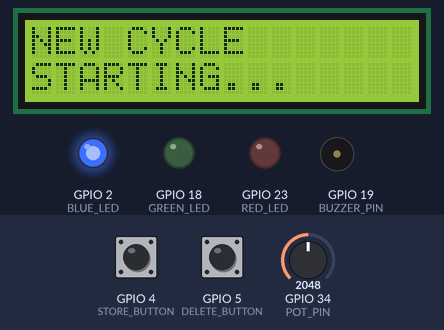
The sketch below on a simulated ESP32. Parts: 16×2 character LCD, output pins drawn as LEDs (lit = HIGH), buzzer (waves = sounding). The inputs (shaded band) are chosen by the test bench; at power-on: GPIO 4 (STORE_BUTTON) HIGH, GPIO 34 (POT_PIN) = 2048, GPIO 5 (DELETE_BUTTON) HIGH. A WiFi scan finds three made-up networks; EEPROM starts erased; nothing arrives over Bluetooth unless stated.

Above: at 4.3 s.
4.4 s: GPIO 4 (STORE_BUTTON) pulled LOW for 0.15 s
At 23.8 s:
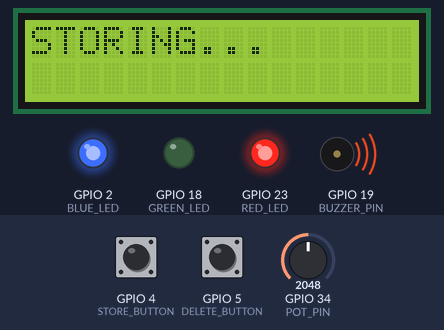
24.1 s: GPIO 34 (POT_PIN) set to 1948
45.2 s: GPIO 5 (DELETE_BUTTON) pulled LOW for 0.15 s
At 49.9 s:
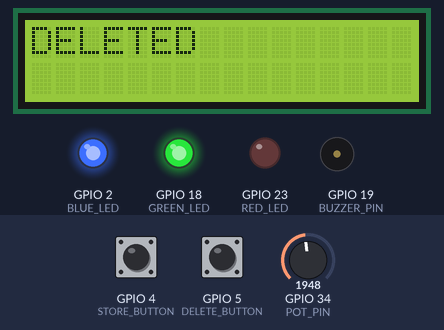
58.2 s: GPIO 5 (DELETE_BUTTON) pulled LOW for 1 s
At 71.4 s:
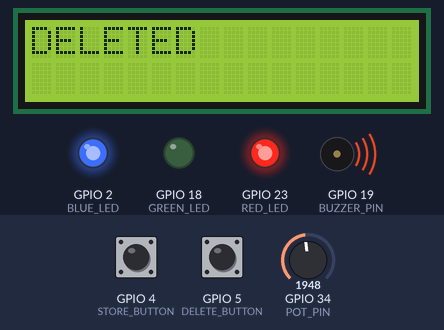
73.2 s: GPIO 4 (STORE_BUTTON) pulled LOW for 1 s
At 92.1 s:
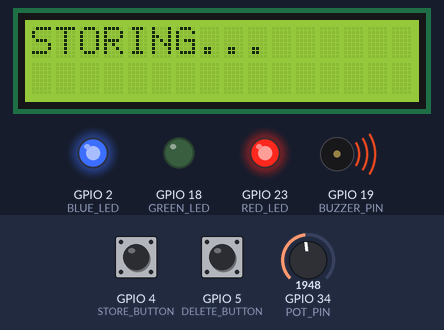
Timing chart, 0 to 93.6 s (numbered marks = the images above; inputs shaded):
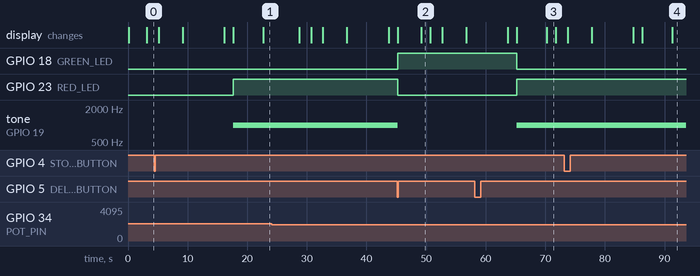

Measured:
- after the input at 4.4 s, the display: first differs from a run without the input after 18.3 s (image 1)
- after the input at 45.2 s, the display: first differs from a run without the input after 4.0 s (image 2)
- after the input at 58.2 s, the display: first differs from a run without the input after 12.0 s (image 3)
- after the input at 73.2 s, the display: first differs from a run without the input after 18.1 s (image 4)
- what the display in image 2 shows lasts 1.5 s, from 49.2 s to 50.7 s

The sketch:

Malpractice-Detection-System.ino
```cpp
#include <WiFi.h>
#include <BLEDevice.h>
#include <BLEScan.h>
#include <BLEAdvertisedDevice.h>
#include <LiquidCrystal.h>
#include <Preferences.h>
#include <string.h>


LiquidCrystal lcd(13, 12, 14, 27, 26, 25);
Preferences prefs;


#define RED_LED    23
#define GREEN_LED  18
#define BLUE_LED   2


#define BUZZER_PIN     19
#define STORE_BUTTON   4
#define DELETE_BUTTON  5
#define POT_PIN        34


#define WIFI_THRESHOLD  -65
#define BLE_THRESHOLD   -70
#define POT_THRESHOLD   2000


BLEScan *pBLEScan;


char bypassWiFiMAC[18] = {0};
char bypassBLEMAC[18]  = {0};

int wifiStored = 0;
int bleStored  = 0;


bool wifiFlag = false;
bool bleFlag  = false;
bool rfFlag   = false;

volatile bool storeRequest   = false;
volatile bool deleteRequest  = false;
volatile bool restartCycle   = false;


void IRAM_ATTR storeISR() {
    storeRequest = true;
}

void IRAM_ATTR deleteISR() {
    deleteRequest = true;
}


int isBypassed(char *mac, char *storedMac, int stored) {
    if (stored == 0) return 0;
    return (strcmp(mac, storedMac) == 0);
}


void storeInvigilator() {
    lcd.clear();
    lcd.print("STORING...");
    delay(500);

    int strongest = -100;
    char mac[18] = {0};


    int n = WiFi.scanNetworks();
    for (int i = 0; i < n; i++) {
        if (WiFi.RSSI(i) > strongest) {
            strongest = WiFi.RSSI(i);
            strncpy(mac, WiFi.BSSIDstr(i).c_str(), sizeof(mac));
        }
    }

    strncpy(bypassWiFiMAC, mac, sizeof(bypassWiFiMAC));
    wifiStored = 1;

    prefs.begin("bypass", false);
    prefs.putString("wifiMAC", String(bypassWiFiMAC));
    prefs.end();

    delay(500);


    int strongBLE = -100;
    BLEScanResults *devices = pBLEScan->start(3);

    for (int i = 0; i < devices->getCount(); i++) {
        BLEAdvertisedDevice d = devices->getDevice(i);

        if (d.getRSSI() > strongBLE) {
            strongBLE = d.getRSSI();
            strncpy(bypassBLEMAC,
                    d.getAddress().toString().c_str(),
                    sizeof(bypassBLEMAC));
        }
    }

    pBLEScan->clearResults();
    bleStored = 1;

    prefs.begin("bypass", false);
    prefs.putString("bleMAC", String(bypassBLEMAC));
    prefs.end();

    lcd.clear();
    lcd.print("ADDRESS");
    lcd.setCursor(0, 1);
    lcd.print("STORED");

    delay(2000);
    restartCycle = true;
}


void deleteStored() {
    wifiStored = 0;
    bleStored  = 0;

    prefs.begin("bypass", false);
    prefs.remove("wifiMAC");
    prefs.remove("bleMAC");
    prefs.end();

    lcd.clear();
    lcd.print("DELETED");

    delay(1500);
    restartCycle = true;
}


void setup() {
    pinMode(RED_LED, OUTPUT);
    pinMode(GREEN_LED, OUTPUT);
    pinMode(BLUE_LED, OUTPUT);
    pinMode(BUZZER_PIN, OUTPUT);
    pinMode(STORE_BUTTON, INPUT_PULLUP);
    pinMode(DELETE_BUTTON, INPUT_PULLUP);

    digitalWrite(BLUE_LED, LOW);
    delay(100);
    digitalWrite(BLUE_LED, HIGH);

    lcd.begin(16, 2);
    lcd.print("PLEASE WAIT");
    lcd.setCursor(0, 1);
    lcd.print("SYSTEM READY");

    delay(3000);

    WiFi.mode(WIFI_STA);

    BLEDevice::init("");
    pBLEScan = BLEDevice::getScan();
    pBLEScan->setActiveScan(true);


    prefs.begin("bypass", true);

    String wmac = prefs.getString("wifiMAC", "");
    String bmac = prefs.getString("bleMAC", "");

    if (wmac != "") {
        strncpy(bypassWiFiMAC, wmac.c_str(), sizeof(bypassWiFiMAC));
        wifiStored = 1;
    }

    if (bmac != "") {
        strncpy(bypassBLEMAC, bmac.c_str(), sizeof(bypassBLEMAC));
        bleStored = 1;
    }

    prefs.end();

    attachInterrupt(digitalPinToInterrupt(STORE_BUTTON), storeISR, FALLING);
    attachInterrupt(digitalPinToInterrupt(DELETE_BUTTON), deleteISR, FALLING);

    restartCycle = true;
}


void loop() {


    if (storeRequest) {
        storeRequest = false;
        WiFi.scanDelete();
        pBLEScan->stop();
        storeInvigilator();
        return;
    }


    if (deleteRequest) {
        deleteRequest = false;
        WiFi.scanDelete();
        pBLEScan->stop();
        deleteStored();
        return;
    }

    if (restartCycle) {
        restartCycle = false;
        return;
    }


    wifiFlag = false;
    bleFlag  = false;
    rfFlag   = false;

    lcd.clear();
    lcd.print("NEW CYCLE");
    lcd.setCursor(0, 1);
    lcd.print("STARTING...");
    delay(2000);


    lcd.clear();
    lcd.print("SCANNING");
    lcd.setCursor(0, 1);
    lcd.print("WIFI...");
    delay(1000);

    int n = WiFi.scanNetworks();

    for (int i = 0; i < n; i++) {
        char mac[18] = {0};
        strncpy(mac, WiFi.BSSIDstr(i).c_str(), sizeof(mac));

        if (WiFi.RSSI(i) > WIFI_THRESHOLD &&
            !isBypassed(mac, bypassWiFiMAC, wifiStored)) {
            wifiFlag = true;
        }
    }

    delay(1000);


    lcd.clear();
    lcd.print("SCANNING");
    lcd.setCursor(0, 1);
    lcd.print("BLE...");
    delay(1000);

    BLEScanResults *devices = pBLEScan->start(5);

    for (int i = 0; i < devices->getCount(); i++) {
        BLEAdvertisedDevice d = devices->getDevice(i);

        char mac[18] = {0};
        strncpy(mac,
                d.getAddress().toString().c_str(),
                sizeof(mac));

        if (d.getRSSI() > BLE_THRESHOLD &&
            !isBypassed(mac, bypassBLEMAC, bleStored)) {
            bleFlag = true;
        }
    }

    pBLEScan->clearResults();
    delay(1000);


    lcd.clear();
    lcd.print("SCANNING");
    lcd.setCursor(0, 1);
    lcd.print("RF...");
    delay(1500);

    if (analogRead(POT_PIN) > POT_THRESHOLD) {
        rfFlag = true;
    }

    lcd.clear();


    bool malpracticeDetected = (wifiFlag || bleFlag || rfFlag);

    if (malpracticeDetected) {
        digitalWrite(RED_LED, HIGH);
        digitalWrite(GREEN_LED, LOW);
        tone(BUZZER_PIN, 1000);

        int pos = 0;

        if (wifiFlag) {
            lcd.setCursor(pos, 0);
            lcd.print("WiFi");
            pos += 5;
        }

        if (bleFlag) {
            lcd.setCursor(pos, 0);
            lcd.print("BLE");
            pos += 4;
        }

        if (rfFlag) {
            lcd.setCursor(pos, 0);
            lcd.print("RF");
        }

        lcd.setCursor(0, 1);

        if (wifiFlag && bleFlag && rfFlag)
            lcd.print("MALPRACT DETECT");
        else
            lcd.print("DEVICE DETECTED");

        delay(5000);
    } else {
        digitalWrite(RED_LED, LOW);
        digitalWrite(GREEN_LED, HIGH);
        noTone(BUZZER_PIN);

        lcd.setCursor(0, 0);
        lcd.print("NO DEVICE FOUND");

        lcd.setCursor(0, 1);
        lcd.print("ENV SAFE");

        delay(4000);
    }

    restartCycle = true;
}
```
